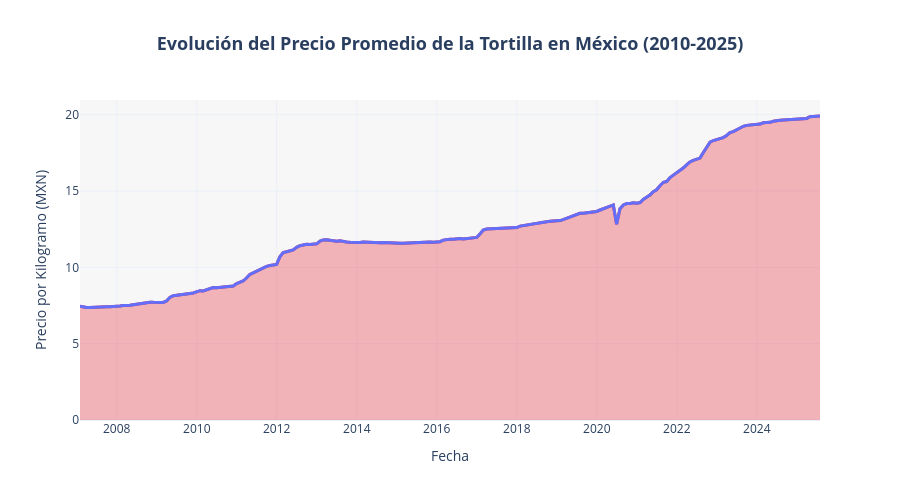

The notebook cell this image was saved under:
### Markdown cell above
### Evolución del Precio a través de los años

### Code cell
# Agrupamos por mes para suavizar la gráfica
# Usamos 'ME' (Month End) ya que 'M' está depreciado en versiones recientes de Pandas
try:
    monthly_price = df.groupby(pd.Grouper(key='Date', freq='ME'))['Price per kilogram'].agg(['mean', 'std', 'count']).reset_index()
except ValueError:
    monthly_price = df.groupby(pd.Grouper(key='Date', freq='M'))['Price per kilogram'].agg(['mean', 'std', 'count']).reset_index()

# Crear gráfica interactiva con Plotly
fig = px.line(monthly_price, x='Date', y='mean', 
              title='<b>Evolución del Precio Promedio de la Tortilla en México (2010-2025)</b>',
              labels={'Date': 'Fecha', 'mean': 'Precio Promedio (MXN/kg)'},
              color_discrete_sequence=['#E63946'])

# Mejorar el layout
fig.update_layout(
    title_font_size=18,
    title_x=0.5,
    height=500,
    hovermode='x unified',
    template='plotly_white',
    font=dict(size=12),
    xaxis_title='Fecha',
    yaxis_title='Precio por Kilogramo (MXN)',
    plot_bgcolor='rgba(240, 240, 240, 0.5)',
)

# Agregar área bajo la curva para mejor visualización
fig.add_trace(px.line(monthly_price, x='Date', y='mean').data[0])
fig.update_traces(fill='tozeroy', fillcolor='rgba(230, 57, 70, 0.2)', line=dict(width=3), name='Precio Promedio')

fig.show()

# Imprimir estadísticas de la serie de tiempo
print("=" * 60)
print("ESTADÍSTICAS DE LA SERIE DE TIEMPO")
print("=" * 60)
print(f"Precio mínimo registrado: ${df['Price per kilogram'].min():.2f} MXN/kg")
print(f"Precio máximo registrado: ${df['Price per kilogram'].max():.2f} MXN/kg")
print(f"Precio promedio general: ${df['Price per kilogram'].mean():.2f} MXN/kg")
print(f"Desviación estándar: ${df['Price per kilogram'].std():.2f} MXN/kg")
print(f"Rango de variación: ${df['Price per kilogram'].max() - df['Price per kilogram'].min():.2f} MXN/kg")
print(f"\nPrimera fecha en el dataset: {df['Date'].min().strftime('%d/%m/%Y')}")
print(f"Última fecha en el dataset: {df['Date'].max().strftime('%d/%m/%Y')}")
print(f"Período cubierto: {(df['Date'].max() - df['Date'].min()).days} días (~{(df['Date'].max() - df['Date'].min()).days // 365} años)")
print("=" * 60)

### Figure 1 — Plotly figure (JSON) as saved in the notebook; plotly's stock layout.template omitted (floating-point values rounded to 4 significant figures; data arrays with more than 128 entries replaced by an {"elided": "..."} marker saying what was removed)
{"data": [{"fill": "tozeroy", "fillcolor": "rgba(230, 57, 70, 0.2)", "hovertemplate": "Fecha=%{x}<br>Precio Promedio (MXN/kg)=%{y}<extra></extra>", "legendgroup": "", "line": {"color": "#E63946", "dash": "solid", "width": 3}, "marker": {"symbol": "circle"}, "mode": "lines", "name": "Precio Promedio", "orientation": "v", "showlegend": false, "type": "scatter", "x": {"elided": "223 str values"}, "xaxis": "x", "y": {"elided": "223 float values"}, "yaxis": "y"}, {"fill": "tozeroy", "fillcolor": "rgba(230, 57, 70, 0.2)", "hovertemplate": "Date=%{x}<br>mean=%{y}<extra></extra>", "legendgroup": "", "line": {"color": "#636efa", "dash": "solid", "width": 3}, "marker": {"symbol": "circle"}, "mode": "lines", "name": "Precio Promedio", "orientation": "v", "showlegend": false, "type": "scatter", "x": {"elided": "223 str values"}, "xaxis": "x", "y": {"elided": "223 float values"}, "yaxis": "y"}], "layout": {"font": {"size": 12}, "height": 500, "hovermode": "x unified", "legend": {"tracegroupgap": 0}, "plot_bgcolor": "rgba(240, 240, 240, 0.5)", "title": {"font": {"size": 18}, "text": "<b>Evolución del Precio Promedio de la Tortilla en México (2010-2025)</b>", "x": 0.5}, "xaxis": {"anchor": "y", "domain": [0, 1], "title": {"text": "Fecha"}}, "yaxis": {"anchor": "x", "domain": [0, 1], "title": {"text": "Precio por Kilogramo (MXN)"}}}}
